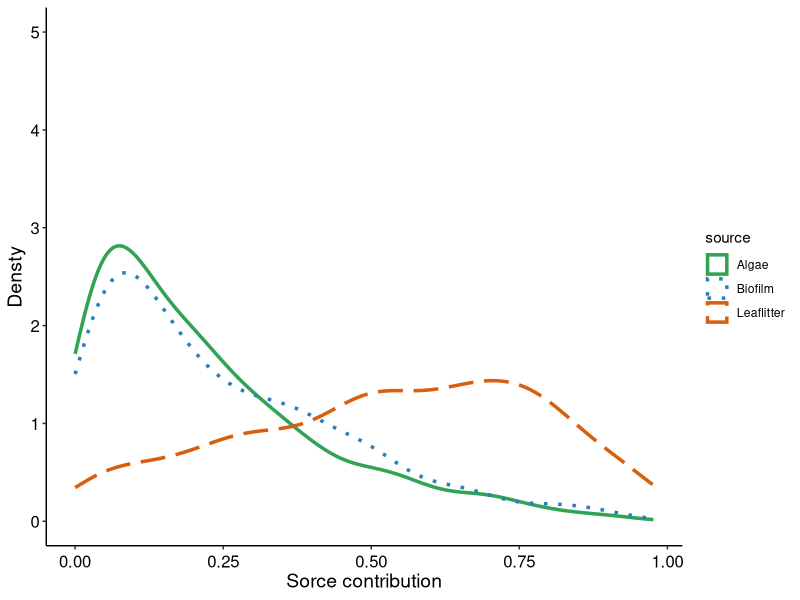

Reproduce this figure in R.




# Density Plots -----------------------------
# 21 Oct 2020
#PEGF
#--------------------------------------------
#

library(ggplot2)
library(ggpubr)
QPA_G_Feb17 <- read.csv("DensityPlots/QPA_Glossosomatidae_Feb17.csv")
head(QPA_G_Feb17)


g1 <- ggplot(QPA_G_Feb17, aes(x=densty, color=source)) + 
  labs(y="Densty", x="Sorce contribution") +
  geom_density(aes(linetype = source), size=1.2) +
  scale_color_manual(values=c("#31a354", "#2c7fb8", "#d95f0e")) +
  scale_linetype_manual(values = c("solid", "dotted", "longdash")) +
  theme_classic()+
  ylim(0, 5)+
  theme(axis.text.y=element_text(angle=0, size=12, vjust=0.5, color="black")) + #subaxis y
  theme(axis.text.x =element_text(angle=0, size=12, vjust=0.5, color="black")) + #subaxis x
  theme(axis.title.x = element_text(color="black", size=14))+ # #Axis y
  theme(axis.title.y = element_text(color="black", size=14)) # #Axis x
g1
